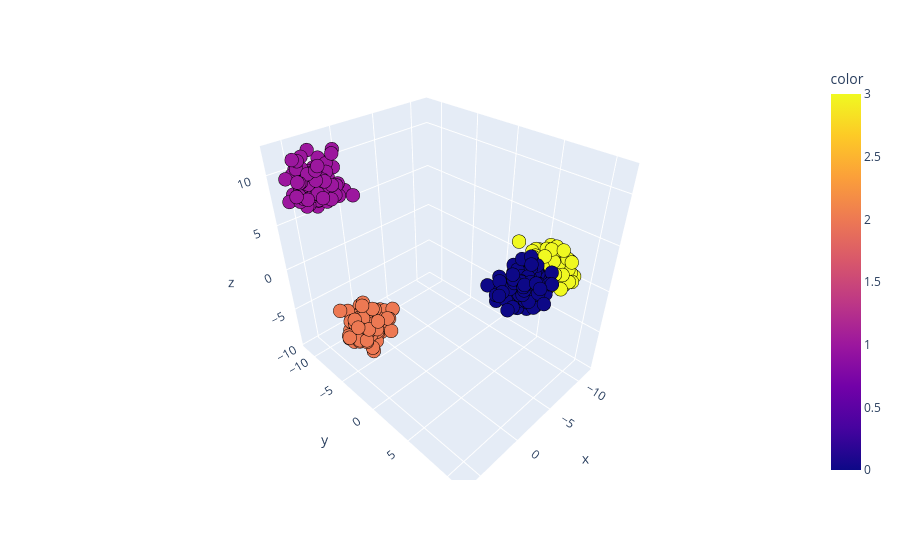

Notebook code for this chart:
### Code cell
# visualization of clusters
fig = px.scatter_3d(x=x[:,0],y=x[:,1],z=x[:,2],color=y_pred_3d)
fig.update_traces(
    marker=dict(
        line=dict(
            width=2,          # Thickness of the borderline
            color='black'     # Color of the borderline
        )
    )
)

fig.show()

### Figure 1 — Plotly figure (JSON) as saved in the notebook; plotly's stock layout.template omitted (floating-point values rounded to 4 significant figures; data arrays with more than 128 entries replaced by an {"elided": "..."} marker saying what was removed)
{"data": [{"hovertemplate": "x=%{x}<br>y=%{y}<br>z=%{z}<br>color=%{marker.color}<extra></extra>", "legendgroup": "", "marker": {"color": {"elided": "500 int values"}, "coloraxis": "coloraxis", "line": {"color": "black", "width": 2}, "symbol": "circle"}, "mode": "markers", "name": "", "scene": "scene", "showlegend": false, "type": "scatter3d", "x": {"elided": "500 float values"}, "y": {"elided": "500 float values"}, "z": {"elided": "500 float values"}}], "layout": {"coloraxis": {"colorbar": {"title": {"text": "color"}}, "colorscale": [[0, "#0d0887"], [0.1111, "#46039f"], [0.2222, "#7201a8"], [0.3333, "#9c179e"], [0.4444, "#bd3786"], [0.5556, "#d8576b"], [0.6667, "#ed7953"], [0.7778, "#fb9f3a"], [0.8889, "#fdca26"], [1, "#f0f921"]]}, "legend": {"tracegroupgap": 0}, "margin": {"t": 60}, "scene": {"domain": {"x": [0, 1], "y": [0, 1]}, "xaxis": {"title": {"text": "x"}}, "yaxis": {"title": {"text": "y"}}, "zaxis": {"title": {"text": "z"}}}}}
